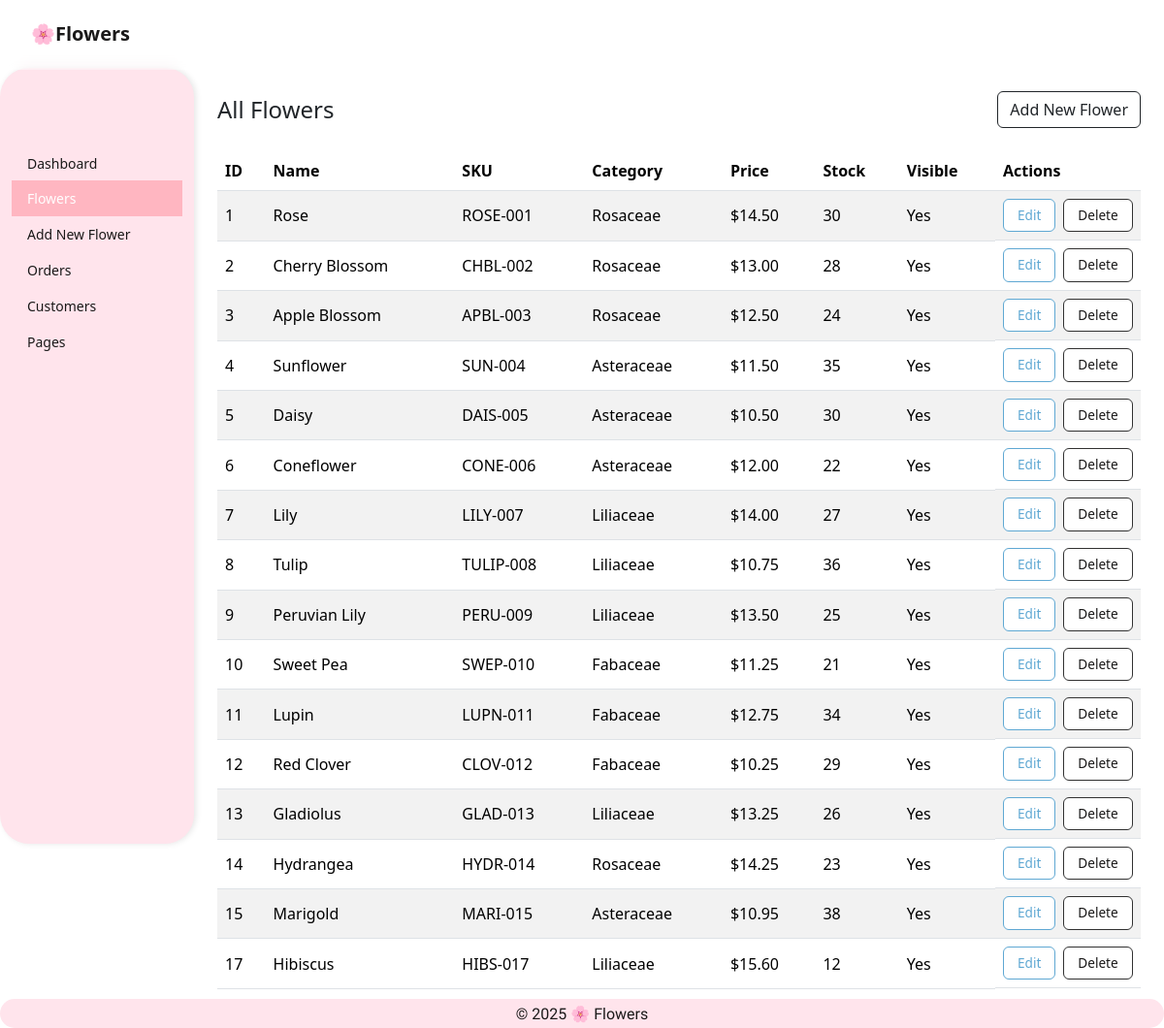
Page /admin/content-list.php (signed in) on the committed database.
### tables this page shows
CREATE TABLE flowers (
    id INT AUTO_INCREMENT PRIMARY KEY,
    name VARCHAR(255),
    sku VARCHAR(100),
    category_id INT,
    price DECIMAL(10,2),
    stock INT,
    color VARCHAR(100),
    description TEXT,
    image VARCHAR(255),
    visible TINYINT(1),
    keywords TEXT
);

CREATE TABLE categories (
    id INT AUTO_INCREMENT PRIMARY KEY,
    name VARCHAR(255)
);

### admin/content-list.php (the view, shortened to what this page needs)
<?php
include "admin-header.php";
require "../db.php";
?>
<body>
<main class="container-fluid ">
  <div class="row">
    <?php include "sidebar-admin.php"; ?>
    <section class="col-12 col-md-9 col-lg-10 p-4">
      <header class="d-flex justify-content-between align-items-center mb-4">
        <h1 class="h4 m-0">All Flowers</h1>
        <a class="btn btn-outline-dark" href="content-add.php">Add New Flower</a>
      </header>
      <?php
      $result = mysqli_query($conn, "
          SELECT flowers.*, categories.name AS category_name
          FROM flowers
          LEFT JOIN categories ON flowers.category_id = categories.id
          ORDER BY flowers.id ASC
      ");
      ?>
      <div class="table-responsive">
        <table class="table table-striped table-hover align-middle">
          <thead class="">
            <tr>
              <th>ID</th>
              <th>Name</th>
              <th>SKU</th>
              <th>Category</th>
              <th>Price</th>
              <th>Stock</th>
              <th>Visible</th>
              <th style="width:150px;">Actions</th>
            </tr>
          </thead>
          <tbody>
          <?php while ($row = mysqli_fetch_assoc($result)): ?>
            <tr>
              <td><?= $row['id'] ?></td>
              <td><?= htmlspecialchars($row['name']) ?></td>
              <td><?= htmlspecialchars($row['sku']) ?></td>
              <td><?= htmlspecialchars($row['category_name']) ?></td>
              <td>$<?= number_format($row['price'], 2) ?></td>
              <td><?= $row['stock'] ?></td>
              <td><?= $row['visible'] ? "Yes" : "No" ?></td>
              <td class="actions-cell">
                <a class="btn-edit" href="content-edit.php?id=<?= $row['id'] ?>">Edit</a>
                <a class="btn btn-delete"
                   href="content-delete.php?id=<?= $row['id'] ?>"
                   onclick="return confirm('Delete this flower?');">
                   Delete
                </a>
              </td>
            </tr>
          <?php endwhile; ?>
          </tbody>
        </table>
      </div>
    </section>
  </div>
</main>
</body>
<?php include "footer-admin.php"; ?>

### admin/admin-header.php (shortened to what this page needs)
<!DOCTYPE html>
<html lang="en">
<head>
  <link rel="stylesheet" href="style-admin.css">
  <link href="https://cdn.jsdelivr.net/npm/bootstrap@5.3.3/dist/css/bootstrap.min.css" rel="stylesheet">
</head>
<body>
<header>
  <nav>
        <a href="../front/flowers.php" class="brand">🌸Flowers</a>
  </nav>
</header>

### admin/sidebar-admin.php
<?php
$current = basename($_SERVER['PHP_SELF']);
?>
<aside class="col-md-3 col-lg-2 sidebar">
  <div class="list-group small">
    <a class="list-group-item list-group-item-action <?= ($current=='index.php' ? 'active' : '') ?>" href="index.php">Dashboard</a>
    <a class="list-group-item list-group-item-action
    <?= ($current=='content-list.php' || $current=='content-edit.php'  || $current=='content-delete.php' ? 'active' : '') ?>"
    href="content-list.php">Flowers</a>
    <a class="list-group-item list-group-item-action <?= ($current=='content-add.php' ? 'active' : '') ?>" href="content-add.php">Add New Flower</a>
    <a class="list-group-item list-group-item-action
    <?= ($current=='orders.php' || $current=='order-details.php' ? 'active' : '') ?>"
    href="orders.php">Orders</a>
    <a class="list-group-item list-group-item-action
    <?= ($current=='customers.php' || $current=='customer.php' ? 'active' : '') ?>"
    href="customers.php">Customers</a>
    <a class="list-group-item list-group-item-action
    <?= ($current=='pages.php' || $current=='contact-edit.php'  || $current=='flowers-edit.php' || $current=='info-edit.php' ? 'active' : '') ?>"
    href="pages.php">Pages</a>
  </div>
</aside>

### admin/footer-admin.php (shortened to what this page needs)
<footer>
  <p>&copy; 2025 🌸 Flowers</p>
</footer>
</body>
</html>

### admin/style-admin.css (style rules this page uses)
body { font-family: "Varela", sans-serif; background: white; color: #1a1919; margin: 0; overflow-x: hidden; }
nav { position: fixed; top: 0; left: 0; right: 0; width: 100%; box-sizing: border-box; background: rgba(255, 255, 255, 0.2); backdrop-filter: blur(6px); display: flex; justify-content: space-between; align-items: center; padding: .75rem 2rem; z-index: 10; }
.brand { font-weight: bold; font-size: 1.25rem; text-decoration: none; color: #1a1919; display: inline-block; }
nav a { color: #1a1919; font-weight: 600; text-decoration: none; padding: 0.5rem 0; border-bottom: 2px solid transparent; transition: border-color 0.3s; }
.sidebar { background: #ffe4ec; height: 100vh; padding-top: 5rem; box-shadow: 2px 0 6px rgba(0,0,0,.1); border-radius: 30px; }
.sidebar .list-group-item { background: transparent; border: none; color: #1a1919; font-weight: 500; transition: background .2s; }
.sidebar .list-group-item.active { background: #ffb6c1; color: white; }
main { padding-top: 70px; }
.table thead { background: #ffe4ec; }
.table tbody tr { background-color: white !important; }
.table a { color: #1a1919; text-decoration: none; }
footer { position: fixed; bottom: 0; left: 0; right: 0; height: 30px; text-align: center; background: #ffe4ec; color: #1b1a1a; display: flex; justify-content: center; align-items: center; z-index: 1000; border-radius: 30px; padding-top: 17px; font-family: "Varela", sans-serif; font-size: 16px; font-weight: normal; line-height: 30px; }

### admin/content-list.php (style rules this page uses)
.btn-edit, .btn-delete { display: inline-block; padding: 6px 14px; font-size: 0.85rem; font-weight: ; border-radius: 6px; text-decoration: none; transition: 0.25s; }
.btn-edit { background: white; border: 1px solid #5fa8d3; color: #5fa8d3 !important; font-weight: 400; transition: all 0.3s ease; }
.btn-delete { background: white; border: 1px solid #313131; color: #313131; font-weight: 400; transition: all 0.3s ease; }
.actions-cell { display: flex; flex-wrap: nowrap; align-items: center; gap: 8px; white-space: nowrap; }

### rows in the picture
flowers: id "1", name "Rose", sku "ROSE-001", category.name "Rosaceae", price "14.50", stock "30", visible "Yes"
flowers: id "2", name "Cherry Blossom", sku "CHBL-002", category.name "Rosaceae", price "13.00", stock "28", visible "Yes"
flowers: id "3", name "Apple Blossom", sku "APBL-003", category.name "Rosaceae", price "12.50", stock "24", visible "Yes"
flowers: id "4", name "Sunflower", sku "SUN-004", category.name "Asteraceae", price "11.50", stock "35", visible "Yes"
flowers: id "5", name "Daisy", sku "DAIS-005", category.name "Asteraceae", price "10.50", stock "30", visible "Yes"
flowers: id "6", name "Coneflower", sku "CONE-006", category.name "Asteraceae", price "12.00", stock "22", visible "Yes"
flowers: id "7", name "Lily", sku "LILY-007", category.name "Liliaceae", price "14.00", stock "27", visible "Yes"
flowers: id "8", name "Tulip", sku "TULIP-008", category.name "Liliaceae", price "10.75", stock "36", visible "Yes"
flowers: id "9", name "Peruvian Lily", sku "PERU-009", category.name "Liliaceae", price "13.50", stock "25", visible "Yes"
flowers: id "10", name "Sweet Pea", sku "SWEP-010", category.name "Fabaceae", price "11.25", stock "21", visible "Yes"
flowers: id "11", name "Lupin", sku "LUPN-011", category.name "Fabaceae", price "12.75", stock "34", visible "Yes"
flowers: id "12", name "Red Clover", sku "CLOV-012", category.name "Fabaceae", price "10.25", stock "29", visible "Yes"
flowers: id "13", name "Gladiolus", sku "GLAD-013", category.name "Liliaceae", price "13.25", stock "26", visible "Yes"
flowers: id "14", name "Hydrangea", sku "HYDR-014", category.name "Rosaceae", price "14.25", stock "23", visible "Yes"
flowers: id "15", name "Marigold", sku "MARI-015", category.name "Asteraceae", price "10.95", stock "38", visible "Yes"
flowers: id "17", name "Hibiscus", sku "HIBS-017", category.name "Liliaceae", price "15.60", stock "12", visible "Yes"
